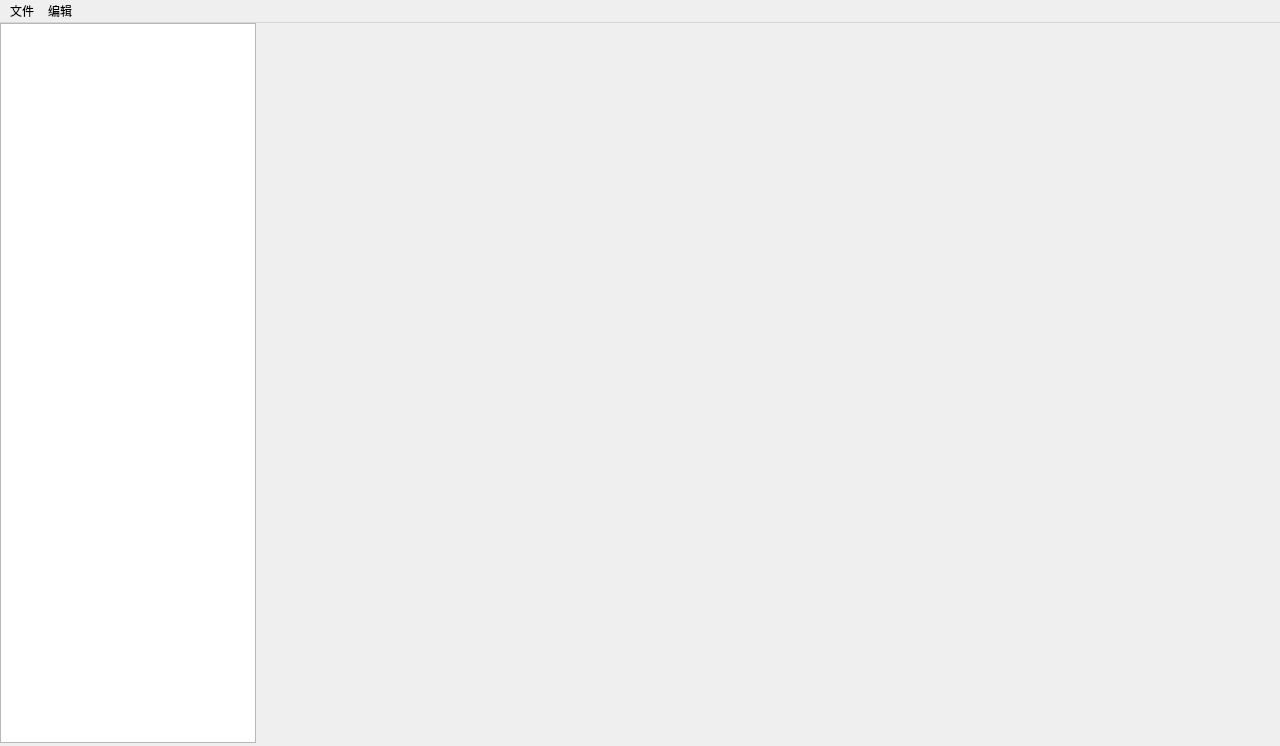
<?xml version="1.0" encoding="UTF-8"?>
<ui version="4.0">
 <class>MainWindow</class>
 <widget class="QMainWindow" name="MainWindow">
  <property name="geometry">
   <rect>
    <x>0</x>
    <y>0</y>
    <width>1280</width>
    <height>746</height>
   </rect>
  </property>
  <property name="minimumSize">
   <size>
    <width>1280</width>
    <height>746</height>
   </size>
  </property>
  <property name="maximumSize">
   <size>
    <width>1280</width>
    <height>746</height>
   </size>
  </property>
  <property name="windowTitle">
   <string>MainWindow</string>
  </property>
  <widget class="QWidget" name="centralwidget">
   <widget class="QListWidget" name="listWidget">
    <property name="geometry">
     <rect>
      <x>0</x>
      <y>0</y>
      <width>256</width>
      <height>720</height>
     </rect>
    </property>
   </widget>
   <widget class="QListWidget" name="special">
    <property name="geometry">
     <rect>
      <x>0</x>
      <y>0</y>
      <width>256</width>
      <height>720</height>
     </rect>
    </property>
   </widget>
  </widget>
  <widget class="QMenuBar" name="menubar">
   <property name="geometry">
    <rect>
     <x>0</x>
     <y>0</y>
     <width>1280</width>
     <height>26</height>
    </rect>
   </property>
   <widget class="QMenu" name="edit">
    <property name="title">
     <string>编辑</string>
    </property>
    <addaction name="undo"/>
    <addaction name="toggle"/>
   </widget>
   <widget class="QMenu" name="file">
    <property name="title">
     <string>文件</string>
    </property>
    <addaction name="load"/>
    <addaction name="save"/>
    <addaction name="saveto"/>
   </widget>
   <addaction name="file"/>
   <addaction name="edit"/>
  </widget>
  <action name="newmap">
   <property name="text">
    <string>新地图</string>
   </property>
  </action>
  <action name="load">
   <property name="text">
    <string>加载</string>
   </property>
  </action>
  <action name="save">
   <property name="text">
    <string>保存</string>
   </property>
  </action>
  <action name="saveto">
   <property name="text">
    <string>另存为</string>
   </property>
  </action>
  <action name="undo">
   <property name="text">
    <string>撤销</string>
   </property>
  </action>
  <action name="redo">
   <property name="text">
    <string>恢复</string>
   </property>
  </action>
  <action name="toggle">
   <property name="text">
    <string>切换</string>
   </property>
  </action>
 </widget>
 <resources/>
 <connections/>
</ui>
